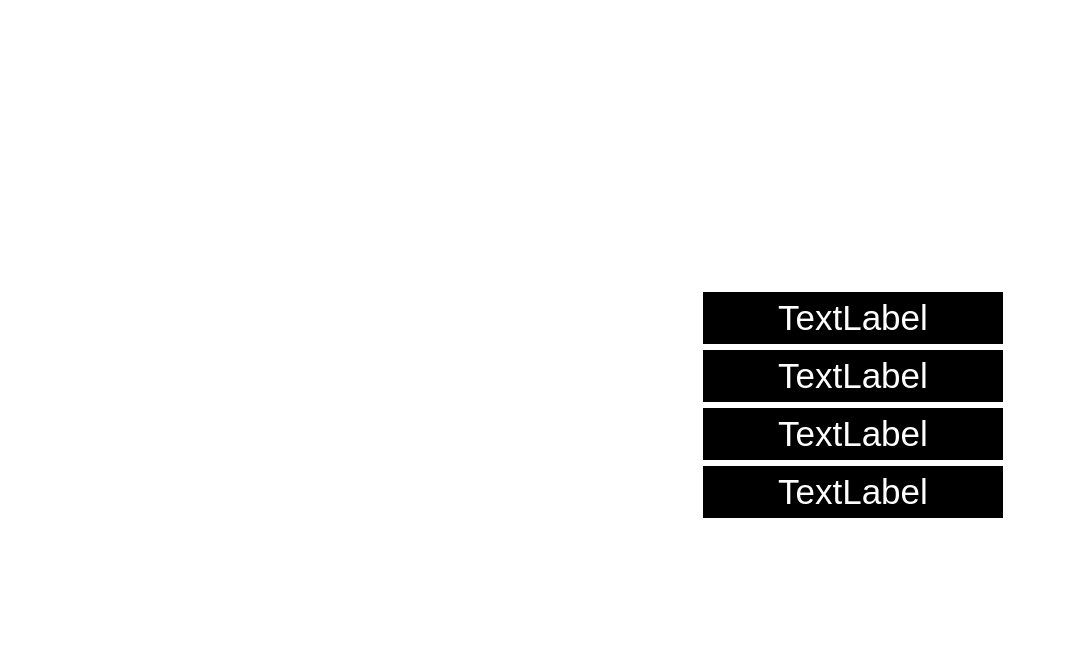
<?xml version="1.0" encoding="UTF-8"?>
<ui version="4.0">
 <class>DriverPower</class>
 <widget class="QWidget" name="DriverPower">
  <property name="geometry">
   <rect>
    <x>0</x>
    <y>0</y>
    <width>1080</width>
    <height>652</height>
   </rect>
  </property>
  <property name="minimumSize">
   <size>
    <width>1080</width>
    <height>652</height>
   </size>
  </property>
  <property name="maximumSize">
   <size>
    <width>16777215</width>
    <height>652</height>
   </size>
  </property>
  <property name="windowTitle">
   <string>Form</string>
  </property>
  <property name="styleSheet">
   <string notr="true">background:transparent;</string>
  </property>
  <layout class="QGridLayout" name="gridLayout">
   <property name="leftMargin">
    <number>20</number>
   </property>
   <item row="5" column="1" colspan="4">
    <layout class="QHBoxLayout" name="horizontalLayout">
     <property name="spacing">
      <number>10</number>
     </property>
     <property name="leftMargin">
      <number>0</number>
     </property>
     <item>
      <widget class="QLabel" name="sign">
       <property name="minimumSize">
        <size>
         <width>1000</width>
         <height>80</height>
        </size>
       </property>
       <property name="styleSheet">
        <string notr="true">background-image: url(:/背景_标题2.png);
font: 75 9pt &quot;Microsoft YaHei UI&quot;;
font-size: 28px;
color: #FFFFFF;</string>
       </property>
       <property name="text">
        <string>驱动电机</string>
       </property>
       <property name="alignment">
        <set>Qt::AlignCenter</set>
       </property>
      </widget>
     </item>
     <item>
      <spacer name="horizontalSpacer">
       <property name="orientation">
        <enum>Qt::Horizontal</enum>
       </property>
       <property name="sizeHint" stdset="0">
        <size>
         <width>40</width>
         <height>20</height>
        </size>
       </property>
      </spacer>
     </item>
     <item>
      <widget class="QPushButton" name="btn_back">
       <property name="sizePolicy">
        <sizepolicy hsizetype="Fixed" vsizetype="Fixed">
         <horstretch>0</horstretch>
         <verstretch>0</verstretch>
        </sizepolicy>
       </property>
       <property name="minimumSize">
        <size>
         <width>250</width>
         <height>80</height>
        </size>
       </property>
       <property name="styleSheet">
        <string notr="true">QPushButton#btn_back{
background-image: url(:/按键_上一页2.png);
border:none;
}
</string>
       </property>
       <property name="text">
        <string/>
       </property>
      </widget>
     </item>
    </layout>
   </item>
   <item row="0" column="1">
    <spacer name="verticalSpacer_2">
     <property name="orientation">
      <enum>Qt::Vertical</enum>
     </property>
     <property name="sizeHint" stdset="0">
      <size>
       <width>20</width>
       <height>40</height>
      </size>
     </property>
    </spacer>
   </item>
   <item row="3" column="1">
    <widget class="QWidget" name="widget_5" native="true">
     <property name="sizePolicy">
      <sizepolicy hsizetype="Fixed" vsizetype="Fixed">
       <horstretch>0</horstretch>
       <verstretch>0</verstretch>
      </sizepolicy>
     </property>
     <property name="minimumSize">
      <size>
       <width>210</width>
       <height>210</height>
      </size>
     </property>
     <property name="styleSheet">
      <string notr="true">background-image: url(:/显示_参数2.png);</string>
     </property>
     <layout class="QVBoxLayout" name="verticalLayout_10">
      <item>
       <widget class="QLabel" name="driver_control_temp">
        <property name="styleSheet">
         <string notr="true">font: 75 9pt &quot;Microsoft YaHei UI&quot;;
font-size: 60px;
color: #FFFFFF;
background:transparent;</string>
        </property>
        <property name="text">
         <string>0000</string>
        </property>
        <property name="alignment">
         <set>Qt::AlignCenter</set>
        </property>
       </widget>
      </item>
      <item>
       <widget class="QLabel" name="label_16">
        <property name="styleSheet">
         <string notr="true">font: 75 9pt &quot;Microsoft YaHei UI&quot;;
font-size: 25px;
color: #FFFFFF;
background:transparent;</string>
        </property>
        <property name="text">
         <string>驱动电机控制
器温度(摄氏度)</string>
        </property>
        <property name="alignment">
         <set>Qt::AlignCenter</set>
        </property>
       </widget>
      </item>
     </layout>
    </widget>
   </item>
   <item row="1" column="1">
    <widget class="QWidget" name="widget" native="true">
     <property name="sizePolicy">
      <sizepolicy hsizetype="Fixed" vsizetype="Fixed">
       <horstretch>0</horstretch>
       <verstretch>0</verstretch>
      </sizepolicy>
     </property>
     <property name="minimumSize">
      <size>
       <width>210</width>
       <height>210</height>
      </size>
     </property>
     <property name="styleSheet">
      <string notr="true">background-image: url(:/显示_参数2.png);</string>
     </property>
     <layout class="QVBoxLayout" name="verticalLayout_6">
      <item>
       <widget class="QLabel" name="direct_current">
        <property name="styleSheet">
         <string notr="true">font: 75 9pt &quot;Microsoft YaHei UI&quot;;
font-size: 60px;
color: #FFFFFF;
background:transparent;</string>
        </property>
        <property name="text">
         <string>0000</string>
        </property>
        <property name="alignment">
         <set>Qt::AlignCenter</set>
        </property>
       </widget>
      </item>
      <item>
       <widget class="QLabel" name="label_12">
        <property name="styleSheet">
         <string notr="true">font: 75 9pt &quot;Microsoft YaHei UI&quot;;
font-size: 25px;
color: #FFFFFF;
background:transparent;</string>
        </property>
        <property name="text">
         <string>直流电流(A)</string>
        </property>
        <property name="alignment">
         <set>Qt::AlignCenter</set>
        </property>
       </widget>
      </item>
     </layout>
    </widget>
   </item>
   <item row="3" column="2">
    <widget class="QWidget" name="widget_6" native="true">
     <property name="sizePolicy">
      <sizepolicy hsizetype="Fixed" vsizetype="Fixed">
       <horstretch>0</horstretch>
       <verstretch>0</verstretch>
      </sizepolicy>
     </property>
     <property name="minimumSize">
      <size>
       <width>210</width>
       <height>210</height>
      </size>
     </property>
     <property name="styleSheet">
      <string notr="true">background-image: url(:/显示_参数2.png);</string>
     </property>
     <layout class="QVBoxLayout" name="verticalLayout_11">
      <item>
       <widget class="QLabel" name="driver_temper">
        <property name="styleSheet">
         <string notr="true">font: 75 9pt &quot;Microsoft YaHei UI&quot;;
font-size: 60px;
color: #FFFFFF;
background:transparent;</string>
        </property>
        <property name="text">
         <string>0000</string>
        </property>
        <property name="alignment">
         <set>Qt::AlignCenter</set>
        </property>
       </widget>
      </item>
      <item>
       <widget class="QLabel" name="label_17">
        <property name="styleSheet">
         <string notr="true">font: 75 9pt &quot;Microsoft YaHei UI&quot;;
font-size: 25px;
color: #FFFFFF;
background:transparent;</string>
        </property>
        <property name="text">
         <string>驱动电机温度
(摄氏度)</string>
        </property>
        <property name="alignment">
         <set>Qt::AlignCenter</set>
        </property>
       </widget>
      </item>
     </layout>
    </widget>
   </item>
   <item row="1" column="3">
    <widget class="QWidget" name="widget_3" native="true">
     <property name="sizePolicy">
      <sizepolicy hsizetype="Fixed" vsizetype="Fixed">
       <horstretch>0</horstretch>
       <verstretch>0</verstretch>
      </sizepolicy>
     </property>
     <property name="minimumSize">
      <size>
       <width>210</width>
       <height>210</height>
      </size>
     </property>
     <property name="styleSheet">
      <string notr="true">background-image: url(:/显示_参数2.png);</string>
     </property>
     <layout class="QVBoxLayout" name="verticalLayout_8">
      <item>
       <widget class="QLabel" name="real_torque">
        <property name="styleSheet">
         <string notr="true">font: 75 9pt &quot;Microsoft YaHei UI&quot;;
font-size: 60px;
color: #FFFFFF;
background:transparent;</string>
        </property>
        <property name="text">
         <string>0000</string>
        </property>
        <property name="alignment">
         <set>Qt::AlignCenter</set>
        </property>
       </widget>
      </item>
      <item>
       <widget class="QLabel" name="label_14">
        <property name="styleSheet">
         <string notr="true">font: 75 9pt &quot;Microsoft YaHei UI&quot;;
font-size: 25px;
color: #FFFFFF;
background:transparent;</string>
        </property>
        <property name="text">
         <string>实际转矩(Nm)</string>
        </property>
        <property name="alignment">
         <set>Qt::AlignCenter</set>
        </property>
       </widget>
      </item>
     </layout>
    </widget>
   </item>
   <item row="4" column="2">
    <spacer name="verticalSpacer">
     <property name="orientation">
      <enum>Qt::Vertical</enum>
     </property>
     <property name="sizeHint" stdset="0">
      <size>
       <width>20</width>
       <height>40</height>
      </size>
     </property>
    </spacer>
   </item>
   <item row="2" column="1">
    <spacer name="verticalSpacer_3">
     <property name="orientation">
      <enum>Qt::Vertical</enum>
     </property>
     <property name="sizeHint" stdset="0">
      <size>
       <width>20</width>
       <height>40</height>
      </size>
     </property>
    </spacer>
   </item>
   <item row="1" column="4">
    <widget class="QWidget" name="widget_4" native="true">
     <property name="sizePolicy">
      <sizepolicy hsizetype="Fixed" vsizetype="Fixed">
       <horstretch>0</horstretch>
       <verstretch>0</verstretch>
      </sizepolicy>
     </property>
     <property name="minimumSize">
      <size>
       <width>210</width>
       <height>210</height>
      </size>
     </property>
     <property name="styleSheet">
      <string notr="true">background-image: url(:/显示_参数2.png);</string>
     </property>
     <layout class="QVBoxLayout" name="verticalLayout_9">
      <item>
       <widget class="QLabel" name="emc_input_v">
        <property name="styleSheet">
         <string notr="true">font: 75 9pt &quot;Microsoft YaHei UI&quot;;
font-size: 60px;
color: #FFFFFF;
background:transparent;</string>
        </property>
        <property name="text">
         <string>0000</string>
        </property>
        <property name="alignment">
         <set>Qt::AlignCenter</set>
        </property>
       </widget>
      </item>
      <item>
       <widget class="QLabel" name="label_15">
        <property name="styleSheet">
         <string notr="true">font: 75 9pt &quot;Microsoft YaHei UI&quot;;
font-size: 25px;
color: #FFFFFF;
background:transparent;</string>
        </property>
        <property name="text">
         <string>电机控制器
输入电压(V)</string>
        </property>
        <property name="alignment">
         <set>Qt::AlignCenter</set>
        </property>
       </widget>
      </item>
     </layout>
    </widget>
   </item>
   <item row="1" column="5">
    <spacer name="horizontalSpacer_6">
     <property name="orientation">
      <enum>Qt::Horizontal</enum>
     </property>
     <property name="sizeHint" stdset="0">
      <size>
       <width>40</width>
       <height>20</height>
      </size>
     </property>
    </spacer>
   </item>
   <item row="1" column="2">
    <widget class="QWidget" name="widget_2" native="true">
     <property name="sizePolicy">
      <sizepolicy hsizetype="Fixed" vsizetype="Fixed">
       <horstretch>0</horstretch>
       <verstretch>0</verstretch>
      </sizepolicy>
     </property>
     <property name="minimumSize">
      <size>
       <width>210</width>
       <height>210</height>
      </size>
     </property>
     <property name="styleSheet">
      <string notr="true">background-image: url(:/显示_参数2.png);</string>
     </property>
     <layout class="QVBoxLayout" name="verticalLayout_7">
      <item>
       <widget class="QLabel" name="real_rev">
        <property name="styleSheet">
         <string notr="true">font: 75 9pt &quot;Microsoft YaHei UI&quot;;
font-size: 60px;
color: #FFFFFF;
background:transparent;</string>
        </property>
        <property name="text">
         <string>0000</string>
        </property>
        <property name="alignment">
         <set>Qt::AlignCenter</set>
        </property>
       </widget>
      </item>
      <item>
       <widget class="QLabel" name="label_13">
        <property name="styleSheet">
         <string notr="true">font: 75 9pt &quot;Microsoft YaHei UI&quot;;
font-size: 25px;
color: #FFFFFF;
background:transparent;</string>
        </property>
        <property name="text">
         <string>实际转速(rpm)</string>
        </property>
        <property name="alignment">
         <set>Qt::AlignCenter</set>
        </property>
       </widget>
      </item>
     </layout>
    </widget>
   </item>
   <item row="1" column="0">
    <spacer name="horizontalSpacer_3">
     <property name="orientation">
      <enum>Qt::Horizontal</enum>
     </property>
     <property name="sizeHint" stdset="0">
      <size>
       <width>40</width>
       <height>20</height>
      </size>
     </property>
    </spacer>
   </item>
   <item row="3" column="3" colspan="2">
    <widget class="QWidget" name="widget_7" native="true">
     <property name="maximumSize">
      <size>
       <width>500</width>
       <height>16777215</height>
      </size>
     </property>
     <layout class="QFormLayout" name="formLayout">
      <property name="fieldGrowthPolicy">
       <enum>QFormLayout::AllNonFixedFieldsGrow</enum>
      </property>
      <item row="0" column="0">
       <widget class="QLabel" name="Label">
        <property name="styleSheet">
         <string notr="true">font: 75 9pt &quot;Microsoft YaHei UI&quot;;
font-size: 35px;
color: #FFFFFF;
background:transparent;</string>
        </property>
        <property name="text">
         <string>工作模式</string>
        </property>
        <property name="alignment">
         <set>Qt::AlignCenter</set>
        </property>
       </widget>
      </item>
      <item row="0" column="1">
       <widget class="QLabel" name="work_mode">
        <property name="maximumSize">
         <size>
          <width>300</width>
          <height>16777215</height>
         </size>
        </property>
        <property name="layoutDirection">
         <enum>Qt::LeftToRight</enum>
        </property>
        <property name="styleSheet">
         <string notr="true">border-color: #FFFFFF;
font: 75 9pt &quot;Microsoft YaHei UI&quot;;
font-size: 35px;
color: #FFFFFF;
background-color: rgb(0, 0, 0);</string>
        </property>
        <property name="text">
         <string>TextLabel</string>
        </property>
        <property name="alignment">
         <set>Qt::AlignCenter</set>
        </property>
       </widget>
      </item>
      <item row="1" column="0">
       <widget class="QLabel" name="Label2">
        <property name="styleSheet">
         <string notr="true">font: 75 9pt &quot;Microsoft YaHei UI&quot;;
font-size: 35px;
color: #FFFFFF;
background:transparent;</string>
        </property>
        <property name="text">
         <string>运行状态</string>
        </property>
        <property name="alignment">
         <set>Qt::AlignCenter</set>
        </property>
       </widget>
      </item>
      <item row="1" column="1">
       <widget class="QLabel" name="running_state">
        <property name="maximumSize">
         <size>
          <width>300</width>
          <height>16777215</height>
         </size>
        </property>
        <property name="styleSheet">
         <string notr="true">border-color: #FFFFFF;
font: 75 9pt &quot;Microsoft YaHei UI&quot;;
font-size: 35px;
color: #FFFFFF;
background-color: rgb(0, 0, 0);</string>
        </property>
        <property name="text">
         <string>TextLabel</string>
        </property>
        <property name="alignment">
         <set>Qt::AlignCenter</set>
        </property>
       </widget>
      </item>
      <item row="2" column="0">
       <widget class="QLabel" name="Label3">
        <property name="styleSheet">
         <string notr="true">font: 75 9pt &quot;Microsoft YaHei UI&quot;;
font-size: 35px;
color: #FFFFFF;
background:transparent;</string>
        </property>
        <property name="text">
         <string>故障状态</string>
        </property>
        <property name="alignment">
         <set>Qt::AlignCenter</set>
        </property>
       </widget>
      </item>
      <item row="2" column="1">
       <widget class="QLabel" name="falut_state">
        <property name="maximumSize">
         <size>
          <width>300</width>
          <height>16777215</height>
         </size>
        </property>
        <property name="styleSheet">
         <string notr="true">border-color: #FFFFFF;
font: 75 9pt &quot;Microsoft YaHei UI&quot;;
font-size: 35px;
color: #FFFFFF;
background-color: rgb(0, 0, 0);</string>
        </property>
        <property name="text">
         <string>TextLabel</string>
        </property>
        <property name="alignment">
         <set>Qt::AlignCenter</set>
        </property>
       </widget>
      </item>
      <item row="3" column="0">
       <widget class="QLabel" name="Label4">
        <property name="styleSheet">
         <string notr="true">font: 75 9pt &quot;Microsoft YaHei UI&quot;;
font-size: 35px;
color: #FFFFFF;
background:transparent;</string>
        </property>
        <property name="text">
         <string>电机转向</string>
        </property>
        <property name="alignment">
         <set>Qt::AlignCenter</set>
        </property>
       </widget>
      </item>
      <item row="3" column="1">
       <widget class="QLabel" name="em_direction">
        <property name="maximumSize">
         <size>
          <width>300</width>
          <height>16777215</height>
         </size>
        </property>
        <property name="styleSheet">
         <string notr="true">border-color: #FFFFFF;
font: 75 9pt &quot;Microsoft YaHei UI&quot;;
font-size: 35px;
color: #FFFFFF;
background-color: rgb(0, 0, 0);</string>
        </property>
        <property name="text">
         <string>TextLabel</string>
        </property>
        <property name="alignment">
         <set>Qt::AlignCenter</set>
        </property>
       </widget>
      </item>
     </layout>
    </widget>
   </item>
  </layout>
 </widget>
 <resources/>
 <connections/>
</ui>
